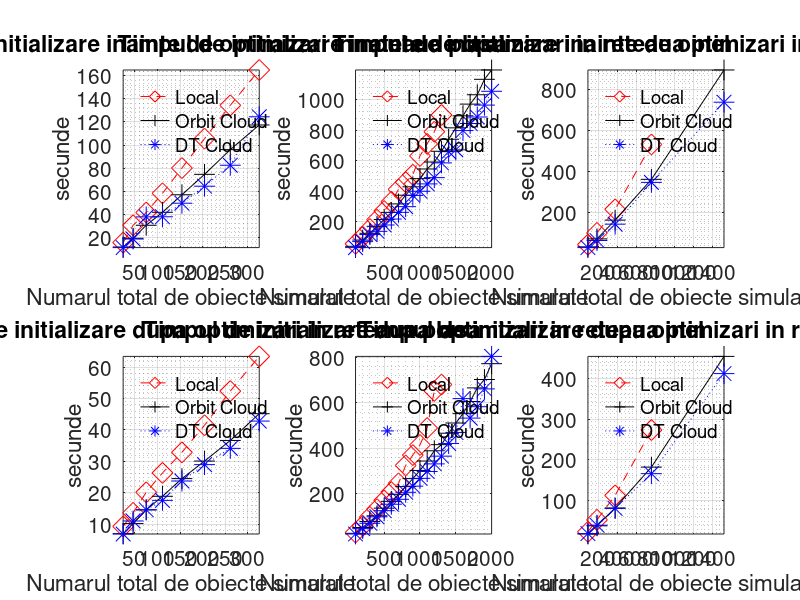

MATLAB code for this plot:
font_size = 15;

nes_mesh_before = [3,4,5,6,7,8,9,10];
intfs_mesh_before = [18,36,60,90,126,168,216,270];
links_mesh_before = [3,6,10,15,21,28,36,45];
total_mesh_before = nes_mesh_before + intfs_mesh_before + links_mesh_before;

local_mesh_before = [15.422,30.42,41.478,58.127,80.03,105.585,134.441,165.106];
orbit_mesh_before = [11.551,19.128,30.419,41.67,56.885,74.59,96.019,117.415];
dt_mesh_before = [11.058,18.494,37.695,37.791,49.556,64.306,82.479,124.525];

figure(1);
subplot(2,3,1);

plot(total_mesh_before,local_mesh_before, '--dr', 'markersize', font_size, 
      total_mesh_before, orbit_mesh_before, '-+k', 'markersize', font_size, 
      total_mesh_before, dt_mesh_before, ':*b', 'markersize', font_size);
%scatter(total_mesh_before,local_mesh_before, '--dr')

xlabel('Numarul total de obiecte simulate', "fontsize", font_size);
grid on;
grid minor on;
ylabel('secunde', "fontsize", font_size);
[leg, obj] = legend('Local','Orbit Cloud','DT Cloud', "location", 'northwest');
legend boxoff;
title("Timpul de initializare inainte de optimizari in reteaua plasa", "fontsize", 15);
textobj = findobj(obj, 'type', 'text');
set(textobj, "fontsize", 15);
axis('tight');
set(gca, "fontsize", 15);

nes_ring_before = [10:10:200];
intfs_ring_before = [80:80:1600];
links_ring_before = [10:10:200];
total_ring_before = nes_ring_before + intfs_ring_before + links_ring_before;

local_ring_before = [56.25,102.23,153.413,213.614,271.05,331.639,412.765,460.104,508.518,631.887,710.737,790.183,899.761,NaN,NaN,NaN,NaN,NaN,NaN,NaN] ;
orbit_ring_before = [39.797,80.72,124.998,170.719,215.263,262.063,317.516,374.563,429.448,483.086,546.286,591.905,662.236,741.026,815.756,894.416,971.131,1032.467,1133.569,1194.712];
dt_ring_before = [31.372,70.615,116.777,137.978,179.405,218.274,262.221,299.545,373.295,400.415,448.59,489.629,586.146,659.61,671.627,797.732,844.124,886.756,964.754,1055.247];

subplot(2,3,2);
plot(total_ring_before,local_ring_before, '--dr', 'markersize', font_size, 
      total_ring_before, orbit_ring_before, '-+k', 'markersize', font_size, 
      total_ring_before, dt_ring_before, ':*b', 'markersize', font_size);

xlabel('Numarul total de obiecte simulate', "fontsize", font_size);
grid on;
grid minor on;
ylabel('secunde', "fontsize", font_size);
[leg, obj] = legend('Local','Orbit Cloud','DT Cloud', "location", 'northwest');
legend boxoff;
title("Timpul de initializare inainte de optimizari in reteaua inel", "fontsize", 15);
textobj = findobj(obj, 'type', 'text');
set(textobj, "fontsize", 15);
axis('tight');
set(gca, "fontsize", 15);

nes_tree_before = [7,15,31,63,127];
intfs_tree_before = [70,150,310,630,1270];
links_tree_before = [6,14,30,62,126];
total_tree_before = nes_tree_before + intfs_tree_before + links_tree_before;

local_tree_before = [44.75,102.055,217.154,534.013,NaN] ;
orbit_tree_before = [34.035,72.789,164.483,363.617,897.515];
dt_tree_before = [30.335,65.073,144.708,348.719,740.159];

subplot(2,3,3);
plot(total_tree_before,local_tree_before, '--dr', 'markersize', font_size, 
      total_tree_before, orbit_tree_before, '-+k', 'markersize', font_size, 
      total_tree_before, dt_tree_before, ':*b', 'markersize', font_size);

xlabel('Numarul total de obiecte simulate', "fontsize", font_size);
grid on;
grid minor on;
ylabel('secunde', "fontsize", font_size);
[leg, obj] = legend('Local','Orbit Cloud','DT Cloud', "location", 'northwest');
legend boxoff;
title("Timpul de initializare inainte de optimizari in reteaua arbore", "fontsize", 15);
textobj = findobj(obj, 'type', 'text');
set(textobj, "fontsize", 15);
axis('tight');
set(gca, "fontsize", 15);


local_mesh_after = [9.303,13.632,20.163,26.332,32.868,41.483,52.359,63.388];
orbit_mesh_after = [7.003,10.213,14.566,18.892,24.513,30.1,36.655,45.158];
dt_mesh_after = [6.898,11.042,14.612,17.597,23.757,28.963,34.135,42.812];

subplot(2,3,4);

plot(total_mesh_before,local_mesh_after, '--dr', 'markersize', font_size, 
      total_mesh_before, orbit_mesh_after, '-+k', 'markersize', font_size, 
      total_mesh_before, dt_mesh_after, ':*b', 'markersize', font_size);

xlabel('Numarul total de obiecte simulate', "fontsize", font_size);
grid on;
grid minor on;
ylabel('secunde', "fontsize", font_size);
[leg, obj] = legend('Local','Orbit Cloud','DT Cloud', "location", 'northwest');
legend boxoff;
title("Timpul de initializare dupa optimizari in reteaua plasa", "fontsize", 15);
textobj = findobj(obj, 'type', 'text');
set(textobj, "fontsize", 15);
axis('tight');
set(gca, "fontsize", 15);

local_ring_after = [28.305,57.966,97.032,131.423,169.976,206.786,245.143,324.406,370.006,414.522,489.31,653.368,680.992,NaN,NaN,NaN,NaN,NaN,NaN,NaN] ;
orbit_ring_after = [24.807,50.346,77.176,102.002,135.746,165.72,196.766,230.876,266.106,302.127,343.683,388.937,415.954,466.422,511.405,552.728,606.29,666.382,703.382,773.22];
dt_ring_after = [21.781,45.35,69.09,97.491,124.708,153.134,174.877,205.903,232.873,267.401,297.562,331.145,365.237,421.197,469.884,619.065,533.138,583.406,661.939,805.359];

subplot(2,3,5);
plot(total_ring_before,local_ring_after, '--dr', 'markersize', font_size, 
      total_ring_before, orbit_ring_after, '-+k', 'markersize', font_size, 
      total_ring_before, dt_ring_after, ':*b', 'markersize', font_size);

xlabel('Numarul total de obiecte simulate', "fontsize", font_size);
grid on;
grid minor on;
ylabel('secunde', "fontsize", font_size);
[leg, obj] = legend('Local','Orbit Cloud','DT Cloud', "location", 'northwest');
legend boxoff;
title("Timpul de initializare dupa optimizari in reteaua inel", "fontsize", 15);
textobj = findobj(obj, 'type', 'text');
set(textobj, "fontsize", 15);
axis('tight');
set(gca, "fontsize", 15);

local_tree_after = [21.952,51.625,111.869,273.2,NaN];
orbit_tree_after = [16.612,36.861,80.881,181.698,454.84];
dt_tree_after = [17.633,38.281,79.662,165.483,412.383];

subplot(2,3,6);
plot(total_tree_before,local_tree_after, '--dr', 'markersize', font_size, 
      total_tree_before, orbit_tree_after, '-+k', 'markersize', font_size, 
      total_tree_before, dt_tree_after, ':*b', 'markersize', font_size);

xlabel('Numarul total de obiecte simulate', "fontsize", font_size);
grid on;
grid minor on;
ylabel('secunde', "fontsize", font_size);
[leg, obj] = legend('Local','Orbit Cloud','DT Cloud', "location", 'northwest');
legend boxoff;
title("Timpul de initializare dupa optimizari in reteaua arbore", "fontsize", 15);
textobj = findobj(obj, 'type', 'text');
set(textobj, "fontsize", 15);
axis('tight');
set(gca, "fontsize", 15);